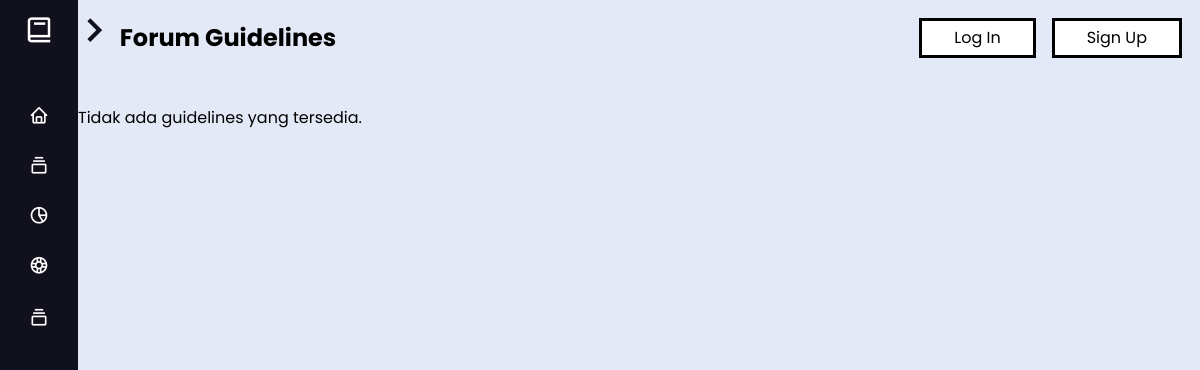
Before: /php/CS/guidlines.php with the older database file.
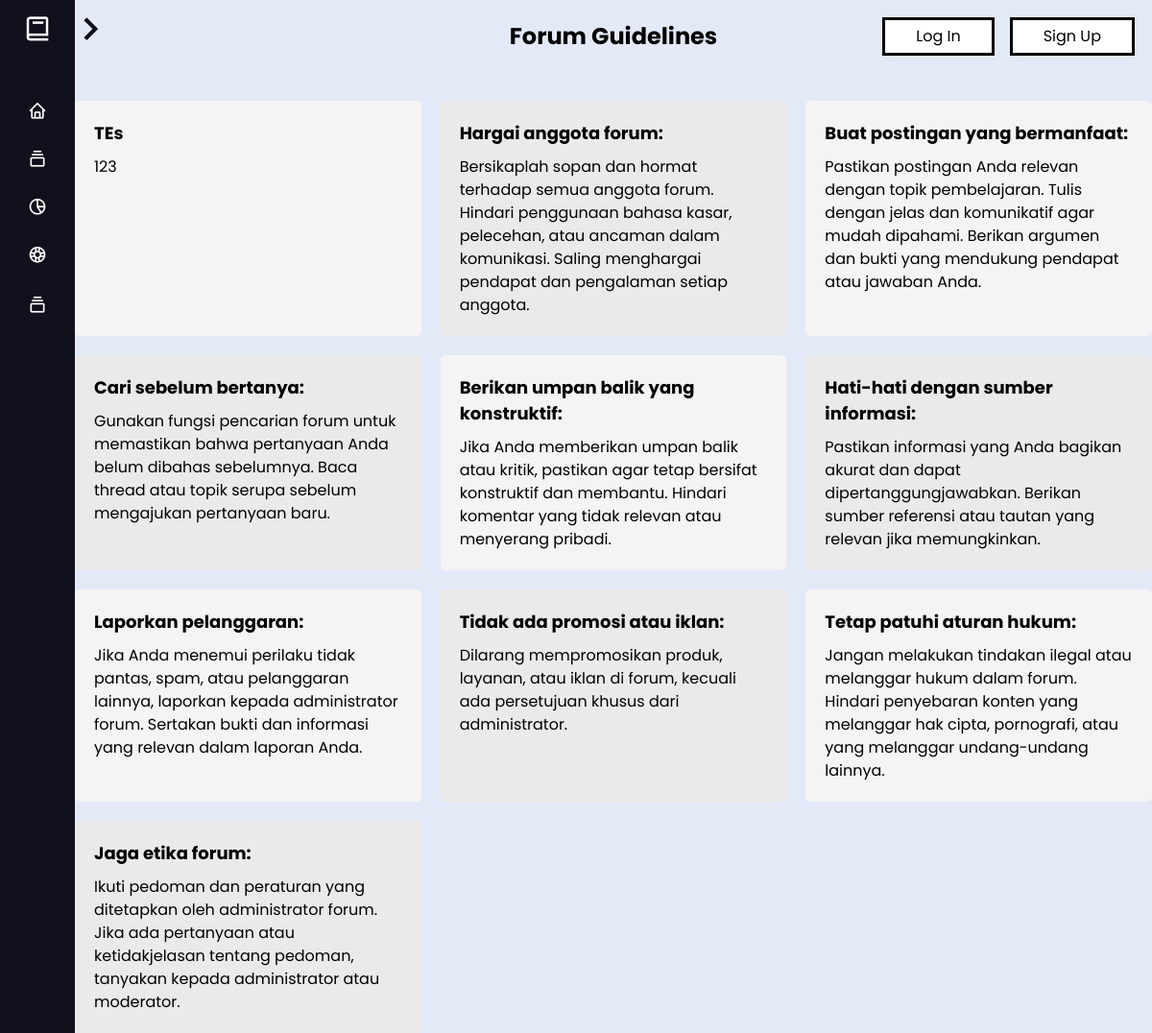
After: the same page with the newer database file.
### tables this page shows
CREATE TABLE `guidelines` (
  `id_guidelines` int(11) NOT NULL,
  `title` varchar(255) DEFAULT NULL,
  `description` text DEFAULT NULL
);

### php/CS/guidlines.php (the view, shortened to what this page needs)
<!DOCTYPE html>
<html lang="en">
<head>
    <link rel="stylesheet" href="../../css/main.css">
    <link rel="stylesheet" href="../../css/css.css">
    <link href='https://unpkg.com/boxicons@2.0.7/css/boxicons.min.css' rel='stylesheet'>
</head>
<body>
    <div class="sidebar close">
        <div class="logo-details">
            <i class='bx bx-book'></i>
        </div>
        <ul class="nav-links">
            <li>
                <a href="../home.php">
                    <i class='bx bx-home'></i>
                </a>
            </li>
            <li>
                <div class="iocn-link">
                    <a href="../forum/forum.php">
                        <i class='bx bx-collection'></i>
                    </a>
                </div>
            </li>
            <li>
                <a href="../timeline/timeline.php">
                    <i class='bx bx-pie-chart-alt-2'></i>
                </a>
            </li>
            <li>
                <a href="../materi/materi-list.php">
                    <i class='bx bx-buoy'></i>
                </a>
            </li>
            <li>
                <div class="iocn-link">
                    <a href="">
                        <i class='bx bx-collection'></i>
                    </a>
                </div>
            </li>
        </ul>
    </div>
    <section class="section">
        <div class="content">
            <i onclick="chonclick(this)" class='bx bx-chevron-right'></i>
            <div id="boxes">
                <h2>Forum Guidelines</h2>
                <div class="guidlines-container">
                    <?php
                    include '../db/db-connect.php';
                    $sql = "SELECT * FROM Guidelines";
                    $result = $conn->query($sql);
                    if ($result->num_rows > 0) {
                        while ($row = $result->fetch_assoc()) {
                            echo '<div class="guidlines-item">';
                            echo '<h3>' . $row["title"] . '</h3>';
                            echo '<p>' . $row["description"] . '</p>';
                            echo '</div>';
                        }
                    } else {
                        echo "Tidak ada guidelines yang tersedia.";
                    }
                    ?>
                </div>
            </div>
        </div>
        <div class="container">
            <a href="../login.php" class="btn btn-login">Log In</a>
            <a href="../register.php" class="btn btn-register">Sign Up</a>
        </div>
    </section>
</body>
</html>

Changed rows visible on the page:
added guidelines: title "TEs", description "123"
added guidelines: title "Hargai anggota forum:", description "Bersikaplah sopan dan hormat terhadap semua anggota forum. Hindari penggunaan bahasa kasar, pelecehan, atau ancaman dalam komunikasi. Saling menghargai pendapat dan pengalaman setiap anggota."
added guidelines: title "Buat postingan yang bermanfaat:", description "Pastikan postingan Anda relevan dengan topik pembelajaran. Tulis dengan jelas dan komunikatif agar mudah dipahami. Berikan argumen dan bukti yang mendukung pendapat atau jawaban Anda."
added guidelines: title "Cari sebelum bertanya:", description "Gunakan fungsi pencarian forum untuk memastikan bahwa pertanyaan Anda belum dibahas sebelumnya. Baca thread atau topik serupa sebelum mengajukan pertanyaan baru."
added guidelines: title "Berikan umpan balik yang konstruktif:", description "Jika Anda memberikan umpan balik atau kritik, pastikan agar tetap bersifat konstruktif dan membantu. Hindari komentar yang tidak relevan atau menyerang pribadi."
added guidelines: title "Hati-hati dengan sumber informasi:", description "Pastikan informasi yang Anda bagikan akurat dan dapat dipertanggungjawabkan. Berikan sumber referensi atau tautan yang relevan jika memungkinkan."
added guidelines: title "Laporkan pelanggaran:", description "Jika Anda menemui perilaku tidak pantas, spam, atau pelanggaran lainnya, laporkan kepada administrator forum. Sertakan bukti dan informasi yang relevan dalam laporan Anda."
added guidelines: title "Tidak ada promosi atau iklan:", description "Dilarang mempromosikan produk, layanan, atau iklan di forum, kecuali ada persetujuan khusus dari administrator."
added guidelines: title "Tetap patuhi aturan hukum:", description "Jangan melakukan tindakan ilegal atau melanggar hukum dalam forum. Hindari penyebaran konten yang melanggar hak cipta, pornografi, atau yang melanggar undang-undang lainnya."
added guidelines: title "Jaga etika forum:", description "Ikuti pedoman dan peraturan yang ditetapkan oleh administrator forum. Jika ada pertanyaan atau ketidakjelasan tentang pedoman, tanyakan kepada administrator atau moderator."
Other visible differences:
text no longer shown: "Tidak ada guidelines yang tersedia."
